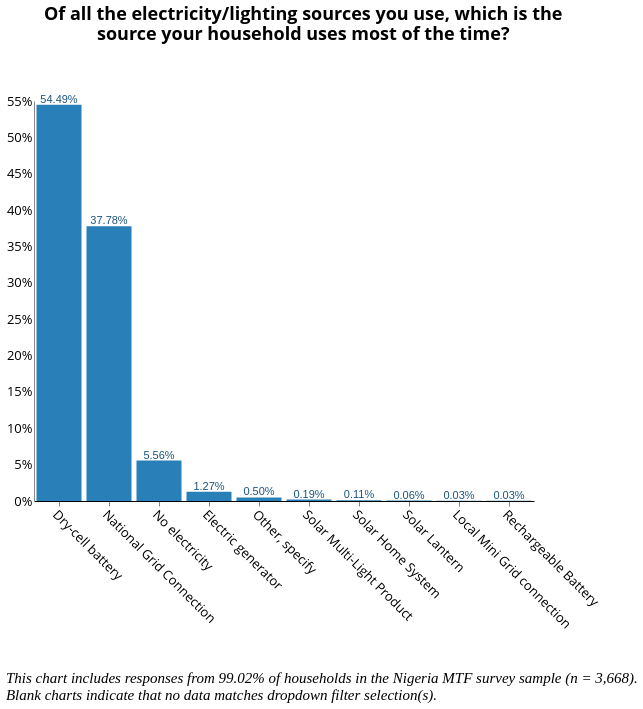

Describe this chart as a Vega-Lite specification.
### Vega-Lite specification from a JSON file in a GitHub repository (floating-point values rounded to 4 significant figures; data arrays with more than 128 entries replaced by an {"elided": "..."} marker saying what was removed)
{"width": 800, "height": 400, "config": {"title": {"fontSize": 18, "font": "Open Sans", "anchor": "center", "fontColor": "#000000"}, "axisX": {"domain": true, "domainColor": "#000000", "grid": false, "labelFont": "Open Sans", "labelFontSize": 13, "titleFont": "Open Sans", "titleFontSize": 13, "titleFontWeight": "normal", "title": "X Axis Title (units)", "labelAngle": 45}, "axisY": {"domain": true, "grid": false, "gridColor": "#DEDDDD", "gridWidth": 1, "labelFont": "Open Sans", "labelFontSize": 13, "labelAngle": 0, "ticks": false, "titleFont": "Open Sans", "titleFontSize": 13, "titleFontWeight": "normal", "titlePadding": 10, "title": "Y Axis Title (units)"}, "range": {"category": ["#2980B9", "#003366", "#FFAE19", "#FF4500", "#438B28", "#45B39D", "#99ADC1", "#212F3C"]}, "legend": {"labelFont": "Open Sans", "labelFontSize": 13, "symbolType": "square", "symbolSize": 100, "titleFont": "Open Sans", "titleFontSize": 13, "titleFontWeight": "normal", "title": "Legend", "orient": "right", "offset": 0}, "tooltip": {"font": "Open Sans"}, "view": {"stroke": "transparent", "text": {"font": "Open Sans", "color": ["#2980B9", "#003366", "#FFAE19", "#FF4500", "#438B28", "#45B39D", "#99ADC1", "#212F3C"], "fontSize": 13, "align": "right", "fontWeight": 400, "size": 13}, "bar": {"size": 40, "binSpacing": 1, "continuousBandSize": 30, "discreteBandSize": 30, "stroke": false}}}, "concat": [{"layer": [{"mark": {"type": "bar", "color": "#2980b9"}, "encoding": {"tooltip": {"field": "c182", "type": "nominal"}, "x": {"axis": {"title": " "}, "field": "c182", "sort": {"field": "c182", "op": "count", "order": "descending"}, "type": "nominal"}, "y": {"aggregate": "sum", "axis": {"format": "%", "title": ""}, "field": "pct", "type": "quantitative"}}, "height": 400, "selection": {"selector022": {"type": "single", "fields": ["i19a"], "bind": {"input": "select", "options": [null, "Wood purchased", "Wood collected", "Crop Residue/Plant Biomass", "Kerosene", "Charcoal", "LPG/cooking gas", "Electric", "Charcoal Briquettes", "Garbage", "Piped Natural Gas", "Coal Briquette", "Biomass Briquette", "Other, specify", "Coal/lignite"], "labels": ["All Responses", "Wood purchased", "Wood collected", "Crop Residue/Plant Biomass", "Kerosene", "Charcoal", "LPG/cooking gas", "Electric", "Charcoal Briquettes", "Garbage", "Piped Natural Gas", "Coal Briquette", "Biomass Briquette", "Other", "Coal/lignite"], "name": "Primary Source of Cooking Fuel  "}}, "selector021": {"type": "single", "fields": ["primary_stove"], "bind": {"input": "select", "options": [null, "3-Stone/Open Fire Stove", "Koresone Stove", "Missing Data", "Manufactured Stove Traditional", "LPG/Natural Gas Stove", "Electric Stove"], "labels": ["All Responses", "3-Stone/Open Fire Stove", "Kerosene Stove", "Primary Stove Not Listed", "Manufactured Stove Traditional", "LPG/Natural Gas Stove", "Electric Stove"], "name": "Primary Stove  "}}, "selector020": {"type": "single", "fields": ["c2"], "bind": {"input": "select", "options": [null, "Yes", "No"], "labels": ["All Responses", "Yes", "No"], "name": "Is the household connected to the national grid?  "}}, "selector018": {"type": "single", "fields": ["locality"], "bind": {"input": "select", "options": [null, 0, 1], "labels": ["National", "Urban", "Rural"], "name": "Locality Breakdown  "}}, "selector019": {"type": "single", "fields": ["elc_aggr_tier"], "bind": {"input": "select", "options": [null, "Tier 0", "Tier 1", "Tier 2", "Tier 3", "Tier 4", "Tier 5"], "labels": ["All Tiers", "Tier 0", "Tier 1", "Tier 2", "Tier 3", "Tier 4", "Tier 5"], "name": "Electricity Tier  "}}}, "title": {"text": ["Of all the electricity/lighting sources you use, which is the", "source your household uses most of the time?"], "color": "black", "subtitleColor": "black", "offset": 50}, "transform": [{"joinaggregate": [{"op": "count", "field": "*", "as": "total"}]}, {"calculate": "1 / datum.total", "as": "pct"}], "width": 500}, {"mark": {"type": "text", "align": "center", "baseline": "bottom", "color": "#1b557a"}, "encoding": {"text": {"aggregate": "sum", "field": "pct", "format": ".2%", "type": "quantitative"}, "tooltip": {"field": "c182", "type": "nominal"}, "x": {"axis": {"title": " "}, "field": "c182", "sort": {"field": "c182", "op": "count", "order": "descending"}, "type": "nominal"}, "y": {"aggregate": "sum", "axis": {"format": "%", "title": ""}, "field": "pct", "type": "quantitative"}}, "height": 400, "title": {"text": ["Of all the electricity/lighting sources you use, which is the", "source your household uses most of the time?"], "color": "black", "subtitleColor": "black", "offset": 50}, "transform": [{"joinaggregate": [{"op": "count", "field": "*", "as": "total"}]}, {"calculate": "1 / datum.total", "as": "pct"}], "width": 500}], "transform": [{"filter": {"selection": "selector022"}}, {"filter": {"selection": "selector021"}}, {"filter": {"selection": "selector020"}}, {"filter": {"selection": "selector018"}}, {"filter": {"selection": "selector019"}}]}], "data": {"name": "data-5285f0ab990b227d173f4746d93615d9"}, "title": {"text": ["", "", "This chart includes responses from 99.02% of households in the Nigeria MTF survey sample (n = 3,668).", "Blank charts indicate that no data matches dropdown filter selection(s)."], "anchor": "start", "baseline": "bottom", "font": "Times New Roman", "fontSize": 15, "fontStyle": "italic", "fontWeight": "normal", "orient": "bottom"}, "$schema": "https://vega.github.io/schema/vega-lite/v4.17.0.json", "datasets": {"data-5285f0ab990b227d173f4746d93615d9": {"elided": "3632 records"}}}
